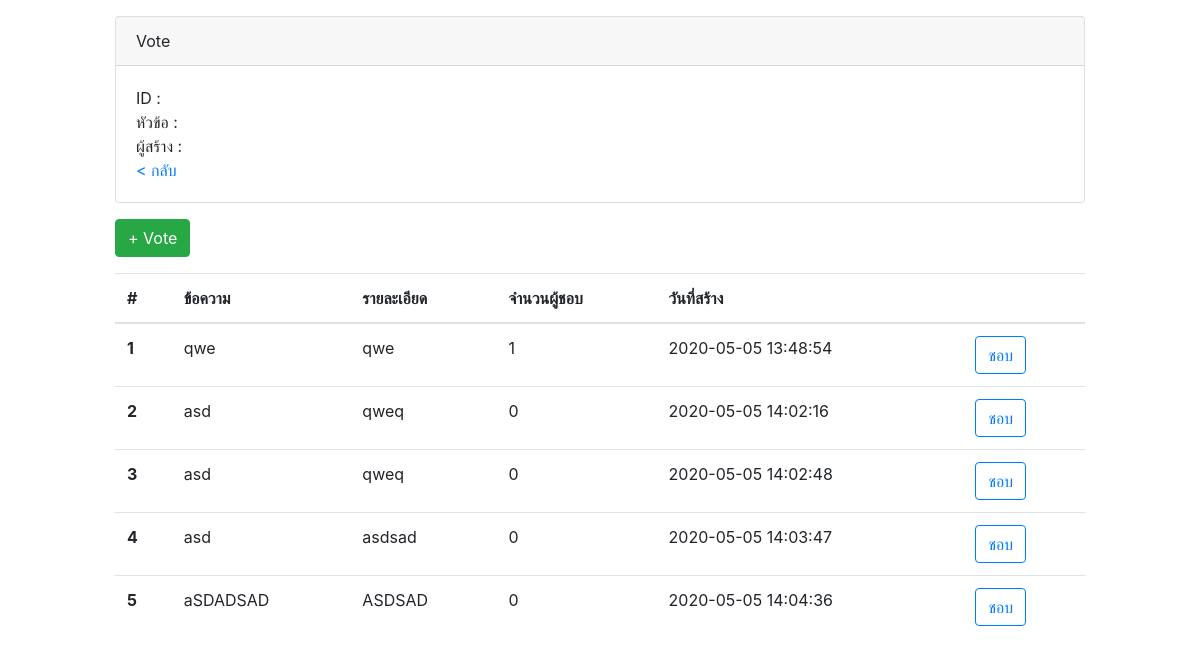
Page /topic.php on the committed database.
### tables this page shows
CREATE TABLE `sub_topic` (
  `Sub_ID` int(4) UNSIGNED ZEROFILL NOT NULL,
  `Sub_Name` varchar(100) NOT NULL,
  `Topic_ID` int(4) UNSIGNED ZEROFILL NOT NULL,
  `Sub_Desc` varchar(200) NOT NULL,
  `Sub_Like` int(3) NOT NULL,
  `Sub_Date` timestamp NOT NULL DEFAULT current_timestamp() ON UPDATE current_timestamp()
);

### topic.php (the view, shortened to what this page needs)
<?php
	require("dbconnect.php");
	$sql = "SELECT * FROM topic WHERE Topic_ID = '".$_GET["id"]."'";
    $query = $conn->query($sql);
	$row = $query->fetch_assoc();
	$a = 1;
	$sql2 = "SELECT * FROM sub_topic WHERE Topic_ID = '".$_GET["id"]."'";
    $query2 = $conn->query($sql2);
?>
<!DOCTYPE html>
<html lang="en">
  <head>
	<link href="css/bootstrap-4.3.1.css" rel="stylesheet">
  </head>
  <body>
	  <div class="container mt-3 col-md-10">
		<div class="card">
			<div class="card-header">
			Vote
			</div>
			<div class="card-body">
			ID : <?php echo $row["Topic_ID"];?><br>
			หัวข้อ : <?php echo $row["Topic_Name"];?><br>
			ผู้สร้าง : <?php echo $row["Topic_Create"];?><br>
			<a href="index.php"> < กลับ</a>
			</div>
		</div>
		<a href="add_vote.php?id=<?php echo $_GET["id"];?>" class="btn btn-success my-3">+ Vote</a>
	  <table class="table">
		  <thead>
			<tr>
			  <th scope="col">#</th>
			  <th scope="col">ข้อความ</th>
				<th scope="col">รายละเอียด</th>
			  <th scope="col">จำนวนผู้ชอบ</th>
			  <th scope="col">วันที่สร้าง</th>
			  <th scope="col"></th>
			</tr>
		  </thead>
		  <tbody>
			  <?php
				while($row2 = $query2->fetch_assoc()){
			?>
			<tr>
			  <th scope="row"><?php echo $a;?></th>
			  <td><?php echo $row2["Sub_Name"];?></td>
			  <td><?php echo $row2["Sub_Desc"];?></td>
			  <td><?php echo $row2["Sub_Like"];?></td>
			  <td><?php echo $row2["Sub_Date"];?></td>
			  <td><a class="btn btn-outline-primary" href="like.php?subid=<?php echo $row2["Sub_ID"];?>&id=<?php echo $row2["Topic_ID"];?>">ชอบ</a></td>
			</tr>
			<?php
					$a++;
				}
			?>
		  </tbody>
		</table>
	  </div>
  </body>
</html>

### rows in the picture
sub_topic: Sub_Name "qwe", Sub_Desc "qwe", Sub_Like "1", Sub_Date "2020-05-05 13:48:54"
sub_topic: Sub_Name "asd", Sub_Desc "qweq", Sub_Like "0", Sub_Date "2020-05-05 14:02:16"
sub_topic: Sub_Name "asd", Sub_Desc "qweq", Sub_Like "0", Sub_Date "2020-05-05 14:02:48"
sub_topic: Sub_Name "asd", Sub_Desc "asdsad", Sub_Like "0", Sub_Date "2020-05-05 14:03:47"
sub_topic: Sub_Name "aSDADSAD", Sub_Desc "ASDSAD", Sub_Like "0", Sub_Date "2020-05-05 14:04:36"
